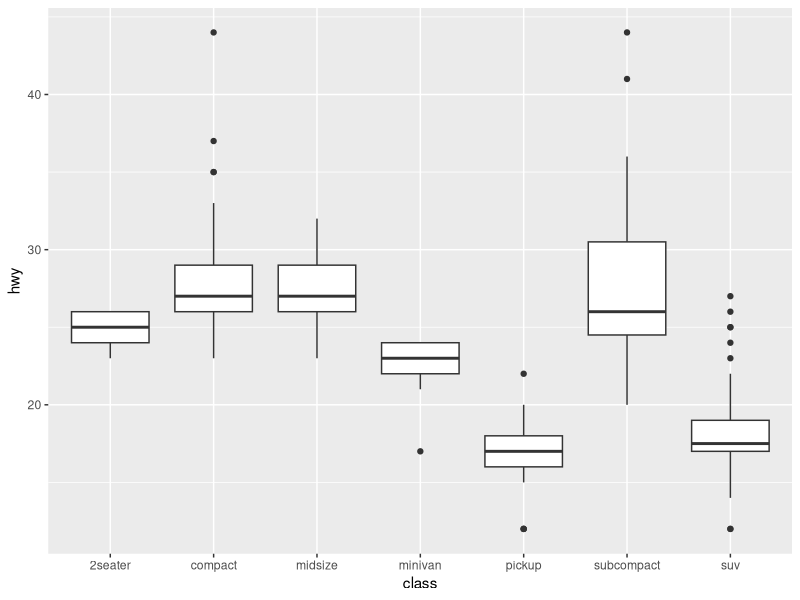
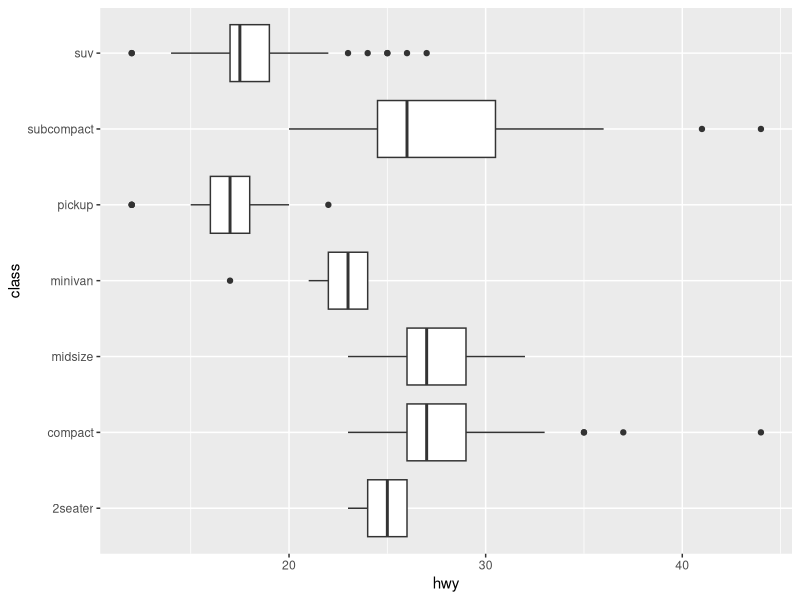
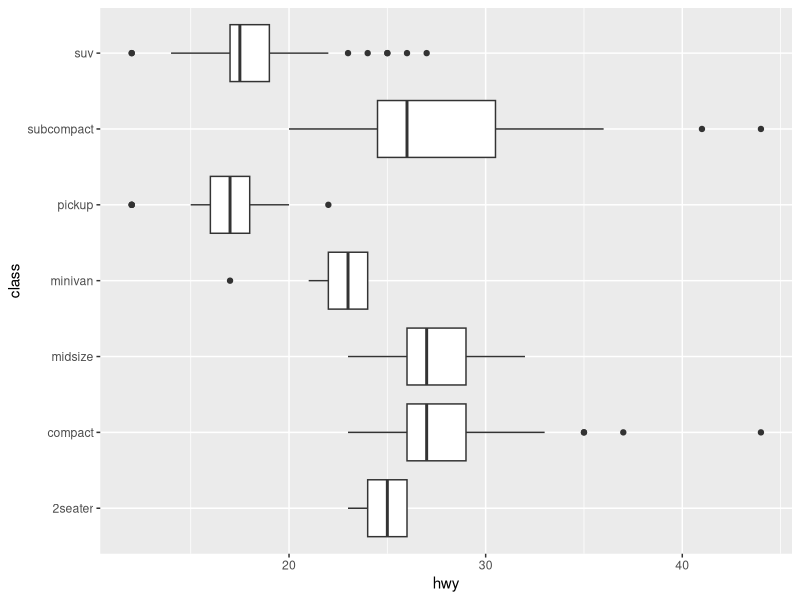
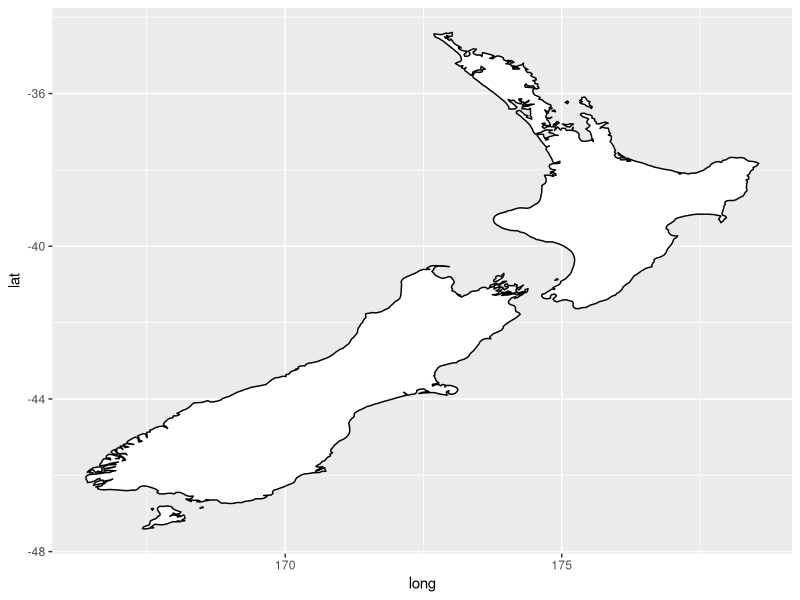
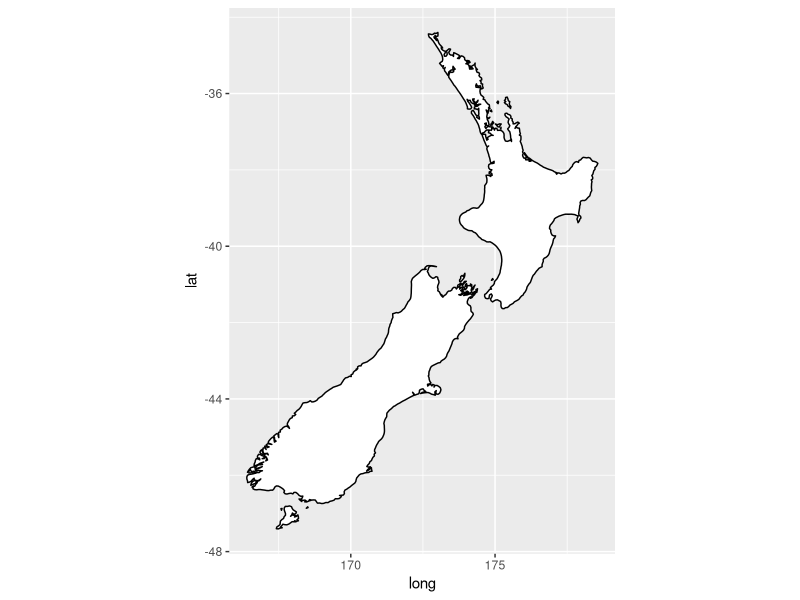
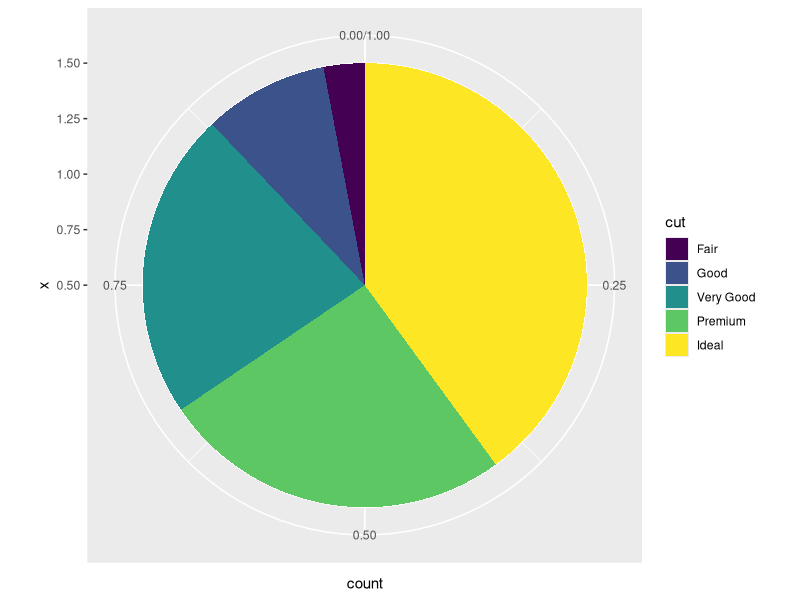
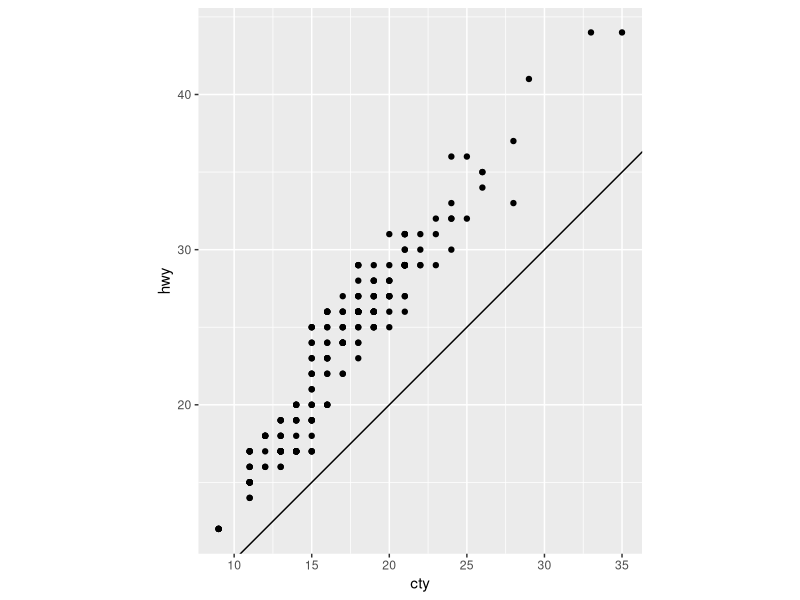

Recreate these plots in R, in order. (Note: this script raises an error after producing the figures.)
## ---- chunk 1
library(ggplot2)
library(tidyverse)
## ---- chunk 2
ggplot(
  data=mpg,
  aes(x=class, y=hwy)
) +
  geom_boxplot()
## ---- chunk 3
ggplot(
  data=mpg,
  aes(x=hwy, y=class)
) +
  geom_boxplot()
## ---- chunk 4
ggplot(
  data=mpg,
  aes(x=class, y=hwy)
) +
  geom_boxplot() +
  coord_flip()
## ---- chunk 5
nz <- map_data("nz")
## ---- chunk 6
nz |>
  ggplot(
    aes(x=long, y=lat, group=group)
  ) +
  geom_polygon(fill="white", color="black")
## ---- chunk 7
nz |>
  ggplot(
    aes(x=long, y=lat, group=group)
  ) +
  geom_polygon(fill="white", color="black") +
  coord_quickmap()
## ---- chunk 8
diamonds |>
  select(c(cut)) |>
  group_by(cut) |>
  summarize(count=n()) |>
  ggplot(
    aes(x=1, y=count)
  ) +
    geom_bar(
      aes(fill=cut),
      stat="identity", 
      width=1, 
      position="fill"
      ) +
      coord_polar(theta="y")
## ---- chunk 9
mpg |>
  ggplot(
    aes(x=cty, y=hwy)
  ) +
  geom_point() +
  geom_abline() +
  coord_fixed()
## ---- chunk 10
data |>
  ggplot() +
    geom_function(
      aes(),
      stat="something",
      position="something"
    ) +
    coord_function() +
    facet_function()
